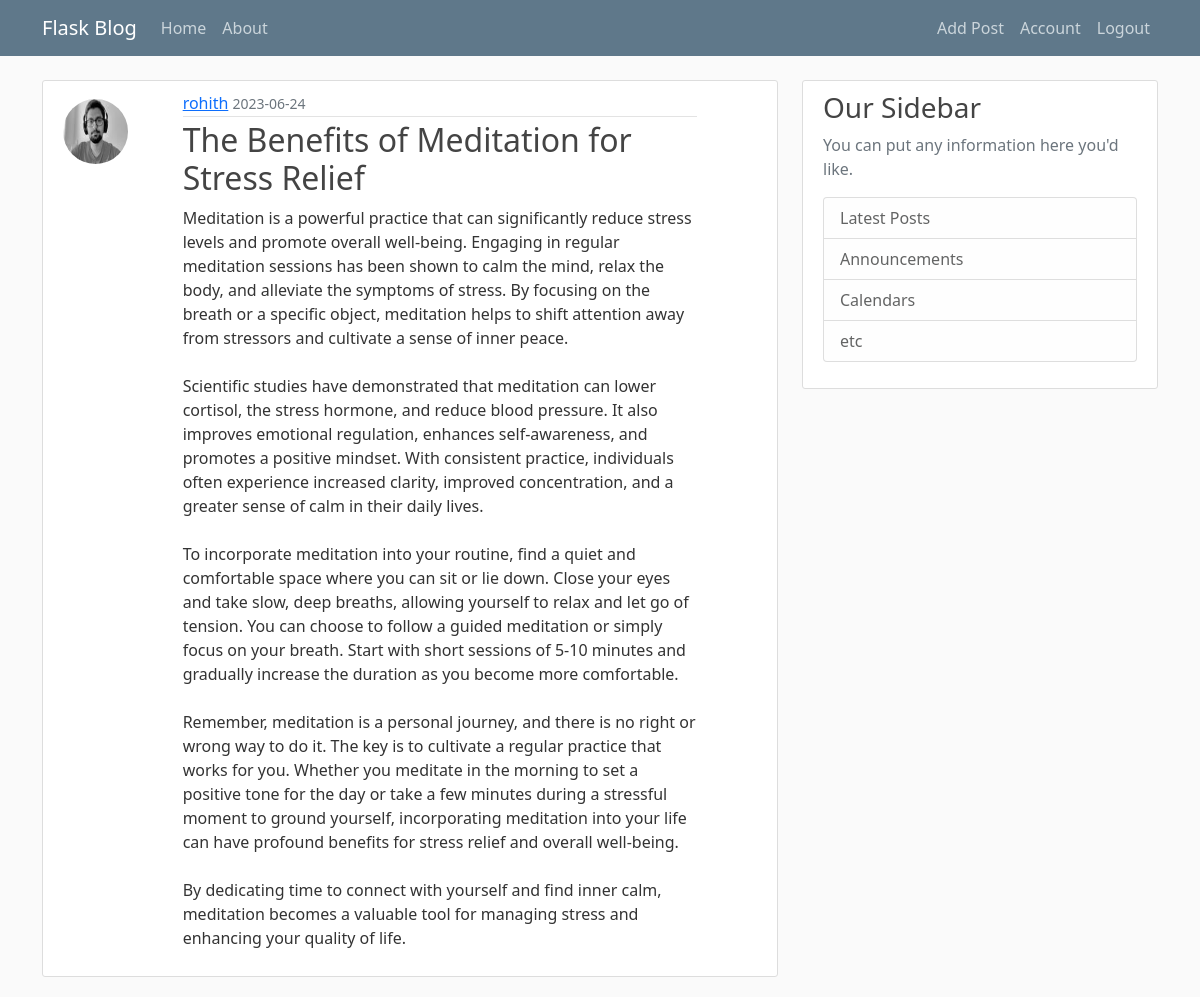
The page /post/1 (signed in) on the database its author committed.
### on_blog/models.py (models this page shows, shortened)
class User(db.Model, UserMixin):
    id = db.Column(db.Integer, primary_key=True)
    username = db.Column(db.String(20), unique=True, nullable=False)
    email = db.Column(db.String(100), unique=True, nullable=False)
    image_file = db.Column(db.String(20), nullable=False, default='default.jpeg')
    password = db.Column(db.String(60), nullable = False)
    posts = db.relationship("Post", backref = "author", lazy = True)

class Post(db.Model):
    id = db.Column(db.Integer, primary_key=True)
    title = db.Column(db.String(100), nullable=False)
    time = db.Column(db.DateTime, nullable = False, default = datetime.utcnow)
    content = db.Column(db.Text, nullable = False)
    user_id = db.Column(db.Integer, db.ForeignKey('user.id'), nullable = False)

### on_blog/routes.py (the view)
@app.route('/post/<int:post_id>')
@login_required
def post(post_id):
    post = Post.query.get_or_404(post_id)
    return render_template('post.html', post=post)

### on_blog/models.py (called while the page is built)
@login_manager.user_loader
def load_user(user_id):
    return User.query.get(int(user_id))

### on_blog/templates/post.html (shortened to what this page needs)
{% extends "layout.html" %}
{% block content %}
<article class="content-section">
    <div class="row">
        <div class='col-sm-4 col-lg-2'>
            <img class="rounded-circle article-img align-items-start mt-2"
                 src="{{ url_for('static', filename='profile_pics/' + post.author.image_file) }}">
        </div>
        <div class='col-sm-8 col-lg-9'>
            <div class="media-body">
                <div class="article-metadata">
                    <a class="mr-2" href="{{url_for('user_posts', username=post.author.username)}}">{{ post.author.username }}</a>
                    <small class="text-muted">{{ post.time.strftime('%Y-%m-%d') }}</small>
                </div>
                <h2 class="article-title">{{ post.title }}</a></h2>
                <p class="article-content">{{ post.content }}</p>
            </div>
        </div>
    </div>
</article>
{% endblock content %}

### on_blog/static/main.css (style rules this page uses)
body { background: #fafafa; color: #333333; margin-top: 5rem; }
h1, h2, h3, h4, h5, h6 { color: #444444; }
.content-section { background: #ffffff; padding: 10px 20px; border: 1px solid #dddddd; border-radius: 3px; margin-bottom: 20px; }
.article-title { color: #444444; }
.article-content { white-space: pre-line; }
.article-img { height: 65px; width: 65px; margin-right: 16px; }
.article-metadata { padding-bottom: 1px; margin-bottom: 4px; border-bottom: 1px solid #e3e3e3 }

### rows shown on the page
User: image_file (picture), author.username "rohith"
Post: time "2023-06-24", title "The Benefits of Meditation for Stress Relief", content "Meditation is a powerful practice that can significantly reduce stress levels and promote overall well-being. Engaging in regular meditation sessions has been shown to calm the mind, relax the body, and alleviate the symptoms of stress. By focusing on the breath or a specific object, meditation helps to shift attention away from stressors and cultivate a sense of inner peace. Scientific studies have demonstrated that meditation can lower cortisol, the stress hormone, and reduce blood pressure. It also improves emotional regulation, enhances self-awareness, and promotes a positive mindset. With consistent practice, individuals often experience increased clarity, improved concentration, and a…"
